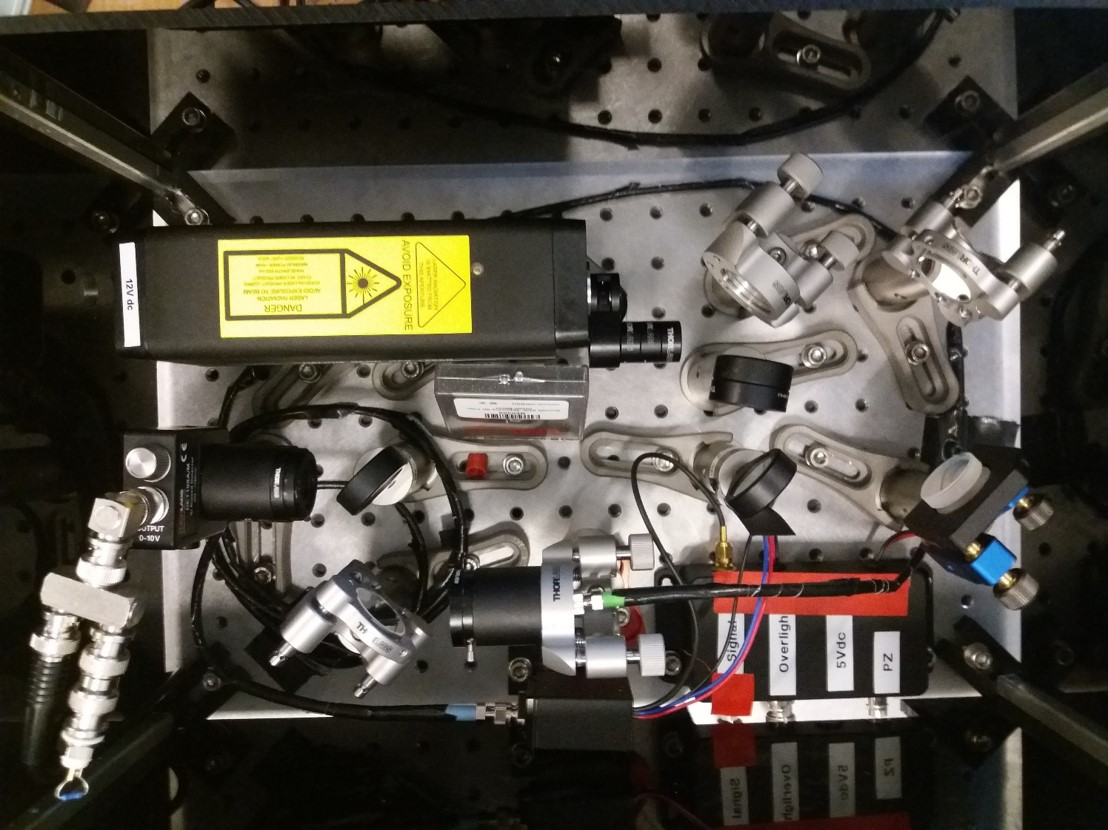
#> input picture lecture_08/figs/sinle_photon_interferometer.jpg, 1108 x 830 px
$ jupyter execute --allow-errors 03_discrete_Fourier_examples.ipynb   (shell and % lines are left out)
#> lines starting #> are read from the running program, lines starting #| are printed output that depends on the picture
# Let's do more examples!
First in one dimension

[cell 1]
# The usual!
import numpy as np
import matplotlib.pyplot as plt # For plotting
import pandas as pd # For loading and handling data
# all plots should appear directly within the notebook

import PIL

Load some signal - this is an audio signal.

[cell 2]
# Load data
data = pd.read_csv('data/Audio data.csv', delimiter=';')
#> (reads lecture_08/data/Audio data.csv from the repository)
#data = pd.read_csv('Audio data pure a.csv')

# Assign headers as labels
labels = data.keys()

# Use the labels to extract data
t = np.array(data[labels[0]])
recording = np.array(data[labels[1]])

# Plot the data
plt.plot(t, recording)
plt.xlabel(labels[0]);plt.ylabel(labels[1]);plt.title('Full audio signal')

plt.figure()
plt.plot(t[(t<10)], recording[t<10])
plt.xlabel(labels[0]);plt.ylabel(labels[1]);plt.title('Audio signal - first 10 ms')

#frequencies
frequency = np.linspace(1,1/(t[1]-t[0])/2*1e3,len(t)//2+1)
ft = np.fft.rfft(recording)

plt.figure()
plt.plot(frequency,np.abs(ft))
plt.xlabel('frequency, Hz');plt.ylabel('magnitude (a.u.)');plt.title('Freqeuency spectrum')
#plt.xlim(200,500)

#frequencies again, but with a cut!
frequency = np.linspace(1,1/(t[1]-t[0])/2*1e3,len(t[t<350])//2+1)
ft = np.fft.rfft(recording[t<350])

plt.figure()
plt.plot(frequency,np.abs(ft))
plt.xlim(200,500)
plt.xlabel('frequency, Hz');plt.ylabel('magnitude (a.u.)');plt.title('Freqeuency spectrum')
#plt.plot(np.arctan(np.imag(ft)/(np.real(ft)+0.00000000001)))
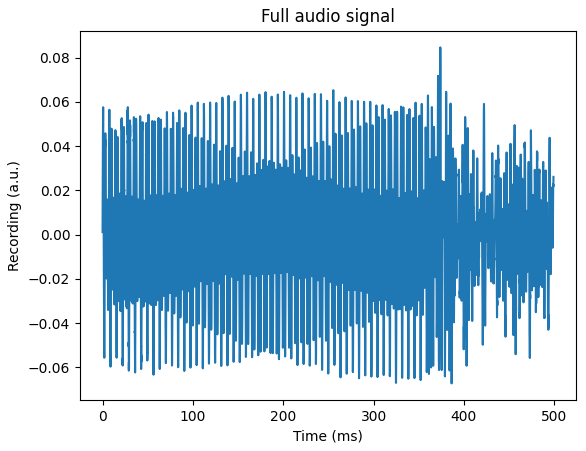
#> figure drawn by matplotlib, 1 panel; curve peaks at x = 373.8, y = 0.0846
#> figure, not shown here; curve peaks at x = 0.667, y = 0.0576
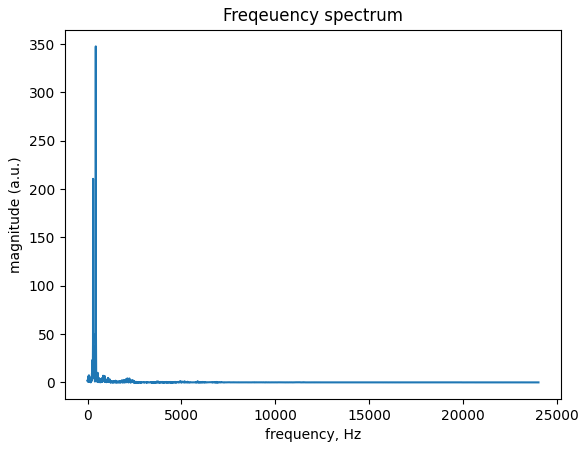
#> figure drawn by matplotlib, 1 panel; curve peaks at x = 439.8, y = 347.6
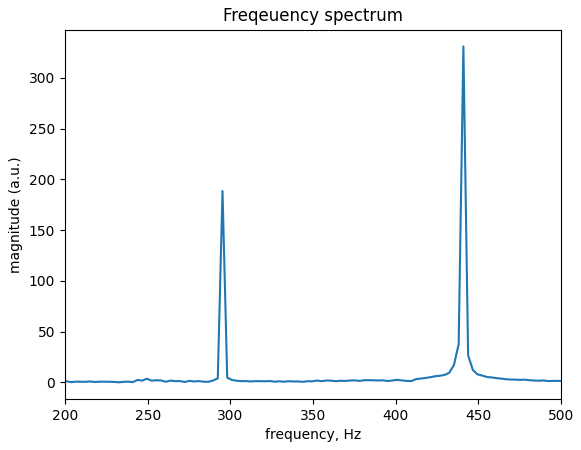
#> figure drawn by matplotlib, 1 panel; curve peaks at x = 441, y = 331.1

# And in two dimensions

The two-dimensional Fourier transform - completely analogous to the one-dimensional:
\begin{align}
    F[m,n] = \frac{1}{MN}\sum_{x=0}^{M-1}\sum_{y=0}^{N-1}f[x,y]\exp\left(-2i\pi (xm/M + yn/N)\right)
\end{align}
and
\begin{align}
    f[m,n] = MN\sum_{m=0}^{M-1}\sum_{n=0}^{N-1} F[m,n]\exp\left(2i\pi (xm/M + yn/N)\right)
\end{align}
Pay attention! Here we normalize as it is done already in Python.

I will suggest that you use
[```numpy.fft.fft2```](https://numpy.org/doc/stable/reference/generated/numpy.fft.rfft2.html#numpy.fft.fft2) in combination with
[```numpy.fft.fftshift```](https://numpy.org/doc/stable/reference/generated/numpy.fft.rfft2.html#numpy.fft.fftshift).

Let's see some examples.

[cell 3]
gridpoints = 32
coordinates = np.linspace(0.0, 1.0, gridpoints)
X,Y = np.meshgrid(coordinates-0.5,coordinates-0.5)
#np.fft.rfft2(data)

[cell 4]
data = np.sin(X*1.2*2*np.pi)
data = 1*[(X>0.2)&(X<0.5)][0]
#data[10,:] = np.sin(X[10,:]*4*np.pi)*2
#data = np.sin(X*2*np.pi+6*Y*2*np.pi)
plt.imshow(data)

plt.xlabel('Sample of 1st axis')
plt.ylabel('Sample sample of 2nd axis')
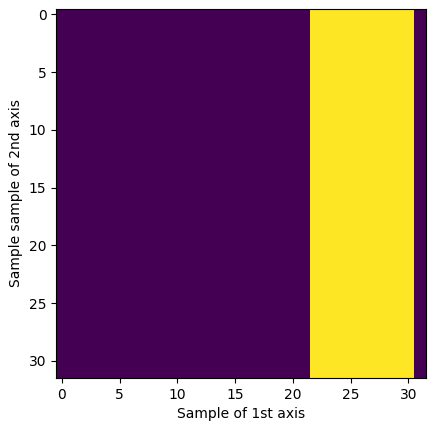
#> figure drawn by matplotlib, 1 panel

[cell 5]
print(data.shape)
ft = np.fft.rfft2(data)

plt.imshow(np.abs(np.fft.rfft2(data)))

plt.imshow(np.abs(np.fft.rfft2(data)[:ft.shape[0]//2+1,:]))
#plt.imshow(np.log(np.abs(np.fft.rfft2(data)[:ft.shape[0]//2+1,:])))
plt.xlabel('Frequency sample of 1st axis')
plt.ylabel('Frequency sample of 2nd axis')
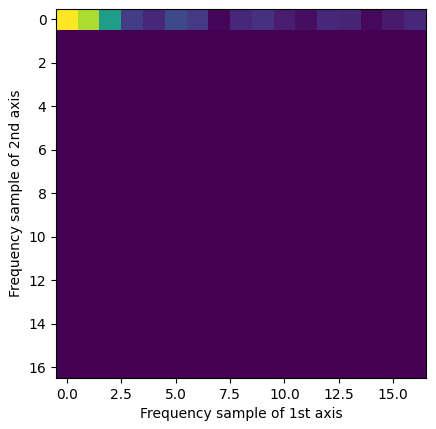
#> figure drawn by matplotlib, 1 panel

[cell 6]
np.fft.rfft2(data).shape

# Apply filters in two-dimensions

[cell 7]
image1 = np.array(PIL.Image.open('figs/sinle_photon_interferometer.jpg'))
#> image1 is the input picture: shape (830, 1108, 3); mean R, G, B 76.1, 71.5, 62.4
plt.figure(figsize=(8,8))
plt.imshow(image1)

imageShape = image1.shape
#> imageShape = (830, 1108, 3)
print(imageShape)
#| (830, 1108, 3)
plt.figure(figsize=(8,8))
plt.imshow(image1[:,:,0])

plt.figure(figsize=(8,8))
plt.imshow(np.mean(image1, axis=-1))#, cmap = 'gray')

image1BW = np.mean(image1, axis=-1)
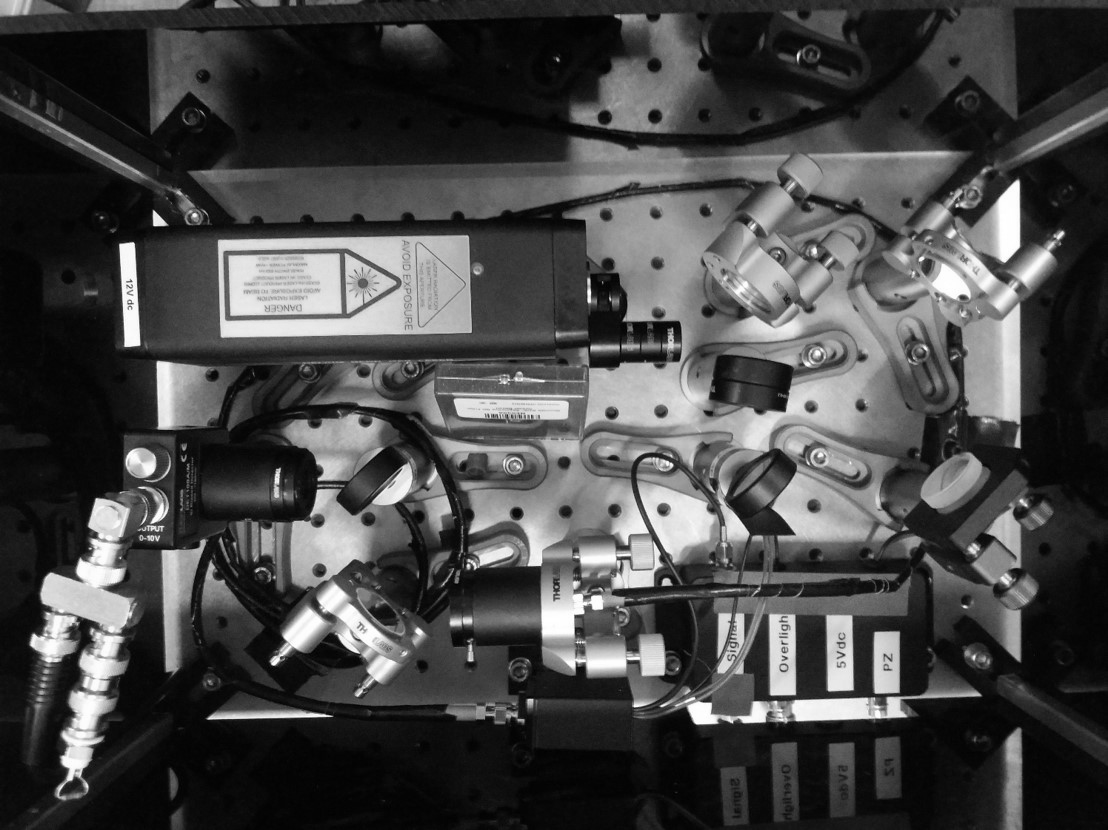
#> image1BW: shape (830, 1108) float64; min 0, max 255, mean 70
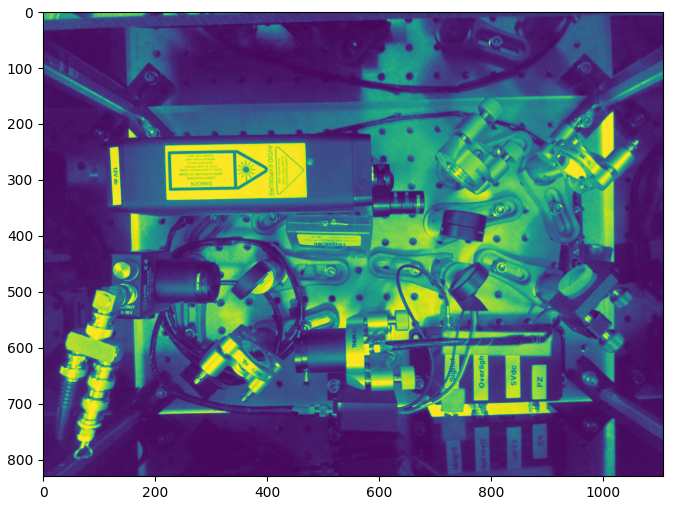
#> figure drawn by matplotlib, 1 panel

Now we want to apply some filter.

Note that we have the same number of samples per unit-length for the two dimensions.

[cell 8]
y = np.linspace( 0, imageShape[0]/(imageShape[0]), imageShape[0]) -0.5     # columns (Width)
#> y = 830 values from -0.5 to 0.5
x = np.linspace( 0, imageShape[1]/(imageShape[1]), imageShape[1]) -0.5
#> x = 1108 values from -0.5 to 0.5

X,Y = np.meshgrid(x,y)

ft = np.fft.fftshift(np.fft.fft2(image1BW))

plt.imshow((np.abs(ft)))
plt.imshow(np.log(np.abs(ft)))
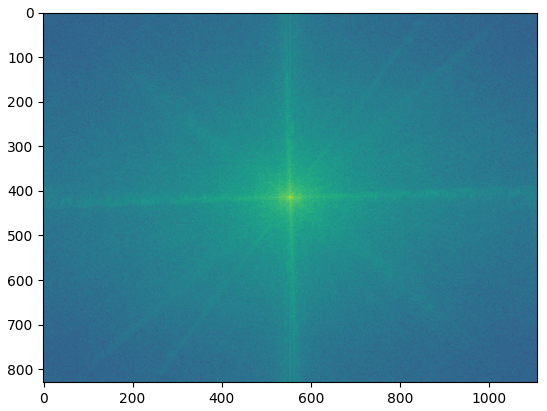
#> figure drawn by matplotlib, 1 panel

[cell 9]
highPassFilter = (X**2+Y**2)>0.05
plt.imshow(highPassFilter)
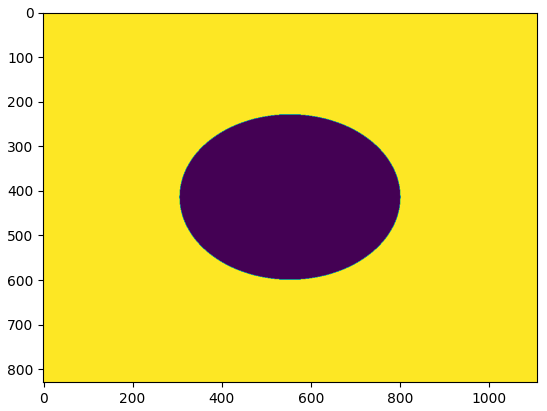
#> figure drawn by matplotlib, 1 panel

[cell 10]
plt.figure(figsize=(10,10))
plt.imshow(np.abs(np.fft.ifft2(highPassFilter*ft)))
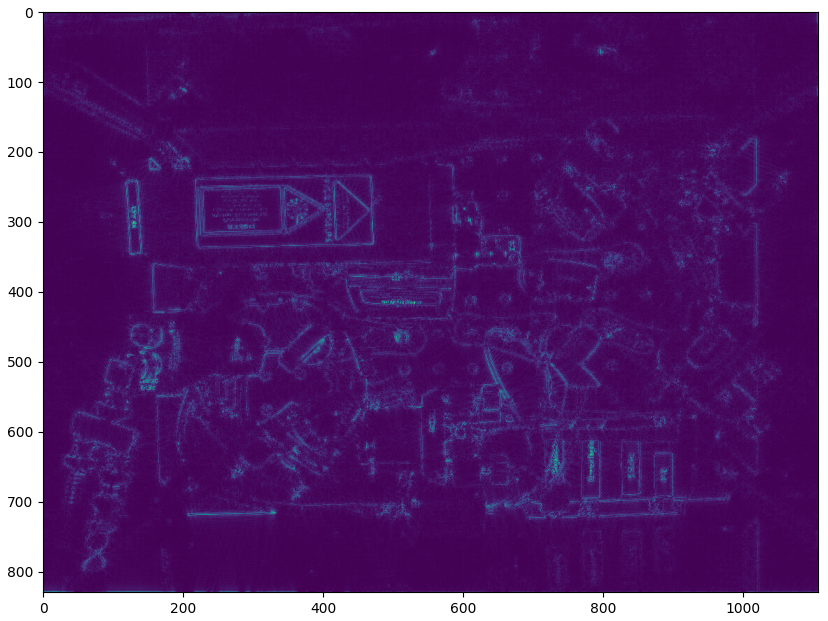
#> figure drawn by matplotlib, 1 panel
